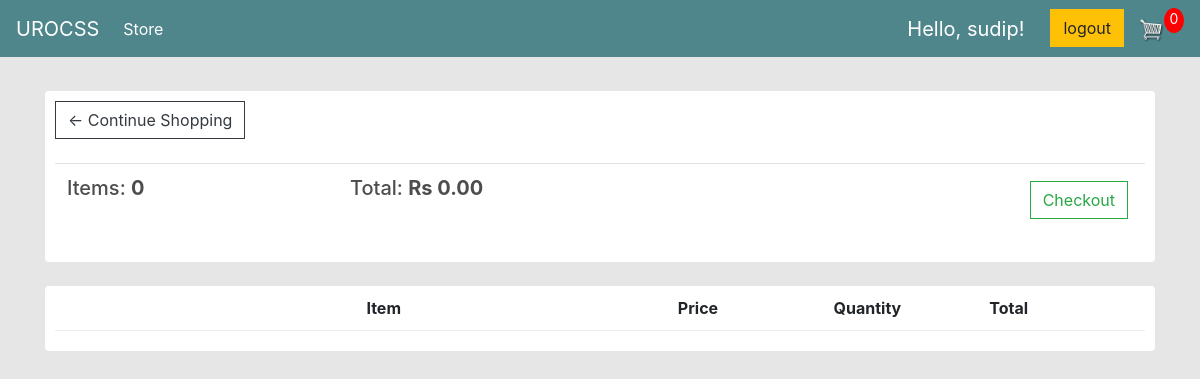
The page /cart/ (signed in) on the database as committed earlier.
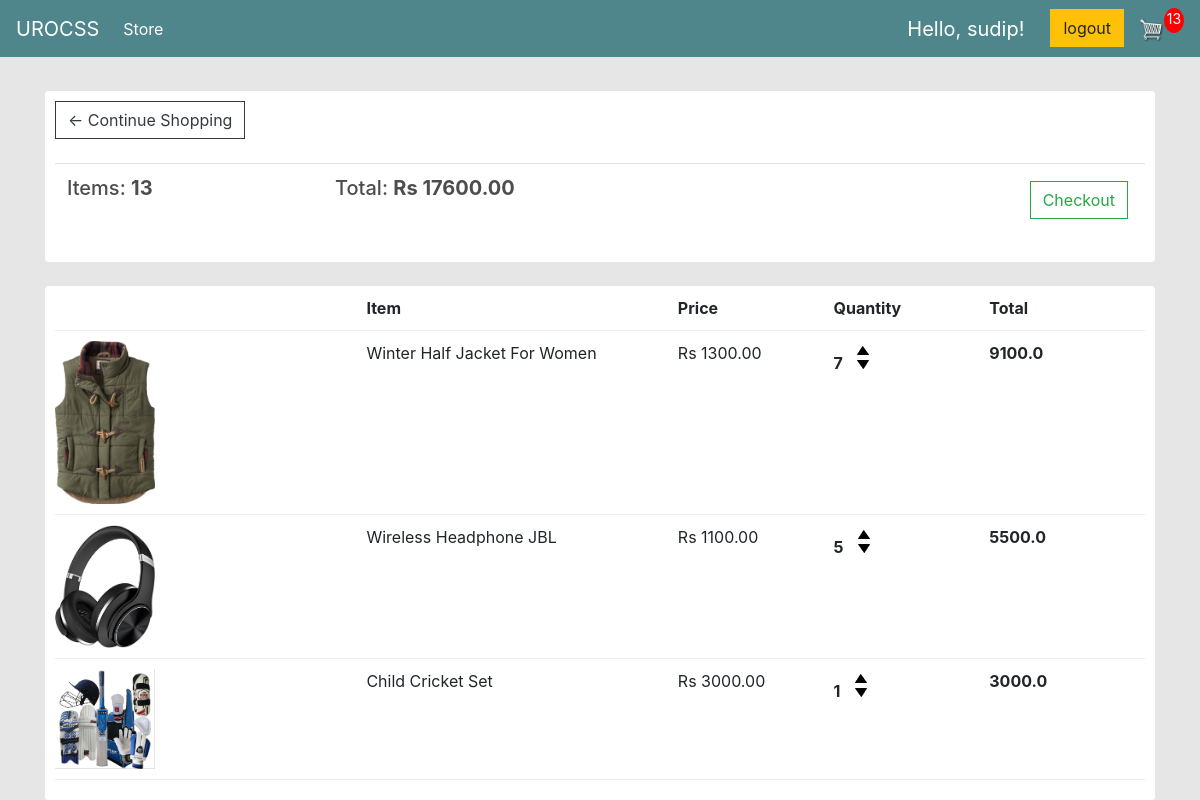
The same page on the database as committed later.
### store/models.py (models this page shows, shortened)
class Order(models.Model):
    customer = models.ForeignKey(User, on_delete=models.SET_NULL, blank=True, null=True)
    date_ordered = models.DateTimeField(auto_now_add=True)
    complete = models.BooleanField(default=False, null=True, blank=False)
    transaction_id = models.CharField(max_length=200, null=True)
    @property
    def get_cart_total(self):
        orderitems = self.orderitem_set.all()
        total = sum([item.get_total for item in orderitems])
        return total
    @property
    def get_cart_items(self):
        orderitems = self.orderitem_set.all()
        total = sum([item.quantity for item in orderitems])
        return total

class OrderItem(models.Model):
    product = models.ForeignKey(
        Product, on_delete=models.SET_NULL, blank=True, null=True
    )
    order = models.ForeignKey(Order, on_delete=models.SET_NULL, blank=True, null=True)
    quantity = models.IntegerField(default=0, null=True, blank=True)
    date_added = models.DateTimeField(auto_now_add=True)
    @property
    def get_total(self):
        total = self.product.price * self.quantity
        return total

class Product(models.Model):
    name = models.CharField(max_length=200)
    price = models.FloatField()
    digital = models.BooleanField(default=False, null=True, blank=True)
    image = models.ImageField(null=True, blank=True)
    image1 = models.ImageField(null=True, blank=True)
    image2 = models.ImageField(null=True, blank=True)
    image3 = models.ImageField(null=True, blank=True)
    seller = models.CharField(max_length=100, null=True)
    distance = models.CharField(max_length=5, null=True)
    stock = models.IntegerField(default=0)
    color = models.CharField(max_length=100, null=True)
    description = models.CharField(max_length=200, null=True)
    size = models.CharField(max_length=100, null=True)
    @property
    def imageUrl(self):
        try:
            url = self.image.url
        except:
            url = ""
        return url

### store/views.py (the view)
# urls.py: path("cart/", views.cart, name="cart"),
@login_required(login_url="login")
def cart(request):
    if request.user.is_authenticated:
        order, created = Order.objects.get_or_create(
            customer=request.user, complete=False
        )
        items = order.orderitem_set.all()
        cartItems = order.get_cart_items
    else:
        items = []
        order = {"get_cart_items": 0, "get_cart_total": 0, "shipping": False}
        cartItems = order["get_cart_items"]
    context = {"items": items, "order": order, "cartItems": cartItems}
    return render(request, "store/Cart.html", context)

### store/templates/store/Cart.html
{% extends 'store/Main.html' %}
{% load static %}
{% block content %}
{% block login-logout %}
<div class="collapse navbar-collapse" id="navbarSupportedContent">
    <ul class="navbar-nav mr-auto">
        <li class="nav-item active navbar-brand">
            Hello, {{request.user}}!
        </li>
        <li class=" nav-item active">
            <a style="margin-left: 10px;" href="{% url 'logout' %}" class="btn btn-warning"> logout</a>
        </li>
    </ul>
</div>
{% endblock %}
<div class="row">
    <div class="col-lg-12">
        <div class="box-element">
            <a class="btn btn-outline-dark" href="{% url 'store' %}">&#x2190; Continue Shopping</a>
            <br>
            <br>
            <table class="table">
                <tr>
                    <th>
                        <h5>
                            Items: <strong>{{order.get_cart_items}}</strong>
                        </h5>
                    </th>
                    <th>
                        <h5>
                            Total: <strong>Rs {{order.get_cart_total|floatformat:2}}</strong>
                        </h5>
                    </th>
                    <th>
                        <a style="float: right;margin: 5px;" class="btn btn-outline-success" href="{% url 'checkout'%}">
                            Checkout
                        </a>
                    </th>
                </tr>
            </table>
        </div>
        <br>
        <div class="box-element">
            <div class="cart-row">
                <div style="flex: 2;"></div>
                <div style="flex: 2;"><strong>Item</strong></div>
                <div style="flex: 1;"><strong>Price</strong></div>
                <div style="flex: 1;"><strong>Quantity</strong></div>
                <div style="flex: 1;"><strong>Total</strong></div>
            </div>
            {% for item in items %}
            <div class="cart-row">
                <div style="flex: 2;"><img class="row-image" src="{{item.product.imageUrl}}"></div>
                <div style="flex: 2;">
                    <p>{{item.product.name}}</p>
                </div>
                <div style="flex: 1;">
                    <p>Rs {{item.product.price|floatformat:2}}</p>
                </div>
                <div style="flex: 1;">
                    <p class="quantity">{{item.quantity}}</p>
                    <div class="quantity">
                        <img data-product={{item.product.id}} data-action="add" class="chg-quantity update-cart"
                            src="{% static 'images/arrow-up.png' %}">
                        <img data-product={{item.product.id}} data-action="remove" class="chg-quantity update-cart"
                            src="{% static 'images/arrow-down.png' %}">
                    </div>
                </div>
                <div style="flex: 1;"><strong>{{item.get_total}}</strong></div>
            </div>
            {% endfor %}
        </div>
    </div>
</div>
{% endblock %}

### store/templates/store/Main.html (shortened to what this page needs)
<!DOCTYPE html>
{% load static %}
<html lang="en">
<head>
    <link rel="stylesheet" href="https://stackpath.bootstrapcdn.com/bootstrap/4.4.1/css/bootstrap.min.css"
>
    <link rel="stylesheet" type="text/css" href="{% static 'css/main.css' %}">
</head>
<body>
    <nav class="navbar navbar-expand-lg navbar-dark bg-dark">
        <a class="navbar-brand" href="{% url 'store' %}">UROCSS</a>
        <div class="collapse navbar-collapse" id="navbarSupportedContent">
            <ul class="navbar-nav mr-auto">
                <li class="nav-item active">
                    <a class="nav-link" href="{% url 'store' %}">Store <span class="sr-only">(current)</span></a>
                </li>
            </ul>
            <div class="form-inline my-2 my-lg-0">
                {% block login-logout %}{% endblock %}
                <a href="{% url 'cart' %}">
                    <img id="cart-icon" src="{% static 'images/cart.png' %}">
                </a>
                <p id="cart-total">{{cartItems}}</p>
            </div>
        </div>
    </nav>
    <div class="container">
        <br>
        {% block content %}
        {% endblock %}
    </div>
</body>
</html>

### static/css/main.css (style rules this page uses)
body { background-color: hsl(0, 0%, 90%); }
h1,h2,h3,h4,h5,h6 { color:hsl(0, 0%, 30%); }
.box-element { background-color: #fff; border-radius: 4px; padding: 10px; }
.bg-dark { background-color: #4f868c!important; }
#cart-icon { width:25px; display: inline-block; margin-left: 15px; }
#cart-total { display: block; text-align: center; color:#fff; background-color: red; width: 20px; height: 25px; border-radius: 50%; font-size: 14px; }
.col-lg-4, .col-lg-6, .col-lg-8, .col-lg-12 { margin-top: 10px; }
.btn { border-radius: 0; }
.row-image { width: 100px; }
.cart-row { display: flex; align-items: flex-stretch; padding-bottom: 10px; margin-bottom: 10px; border-bottom: 1px solid #ececec; }
.quantity { display: inline-block; font-weight: 700; padding-right:10px; }
.chg-quantity { width: 12px; cursor: pointer; display: block; margin-top: 5px; transition:.1s; }

Rows that differ between the two databases and show on the page:
removed Order: get_cart_items "0", get_cart_total "0.00"
added Order: get_cart_items "13", get_cart_total "17600.00"
added OrderItem: product.imageUrl (picture), product.name "Winter Half Jacket For Women", product.price "1300.00", quantity "7", get_total "9100.0"
added OrderItem: product.imageUrl (picture), product.name "Wireless Headphone JBL", product.price "1100.00", quantity "5", get_total "5500.0"
added OrderItem: product.imageUrl (picture), product.name "Child Cricket Set", product.price "3000.00", quantity "1", get_total "3000.0"
Other text that changed with them:
{{ cartItems }}: "0" → "13"
